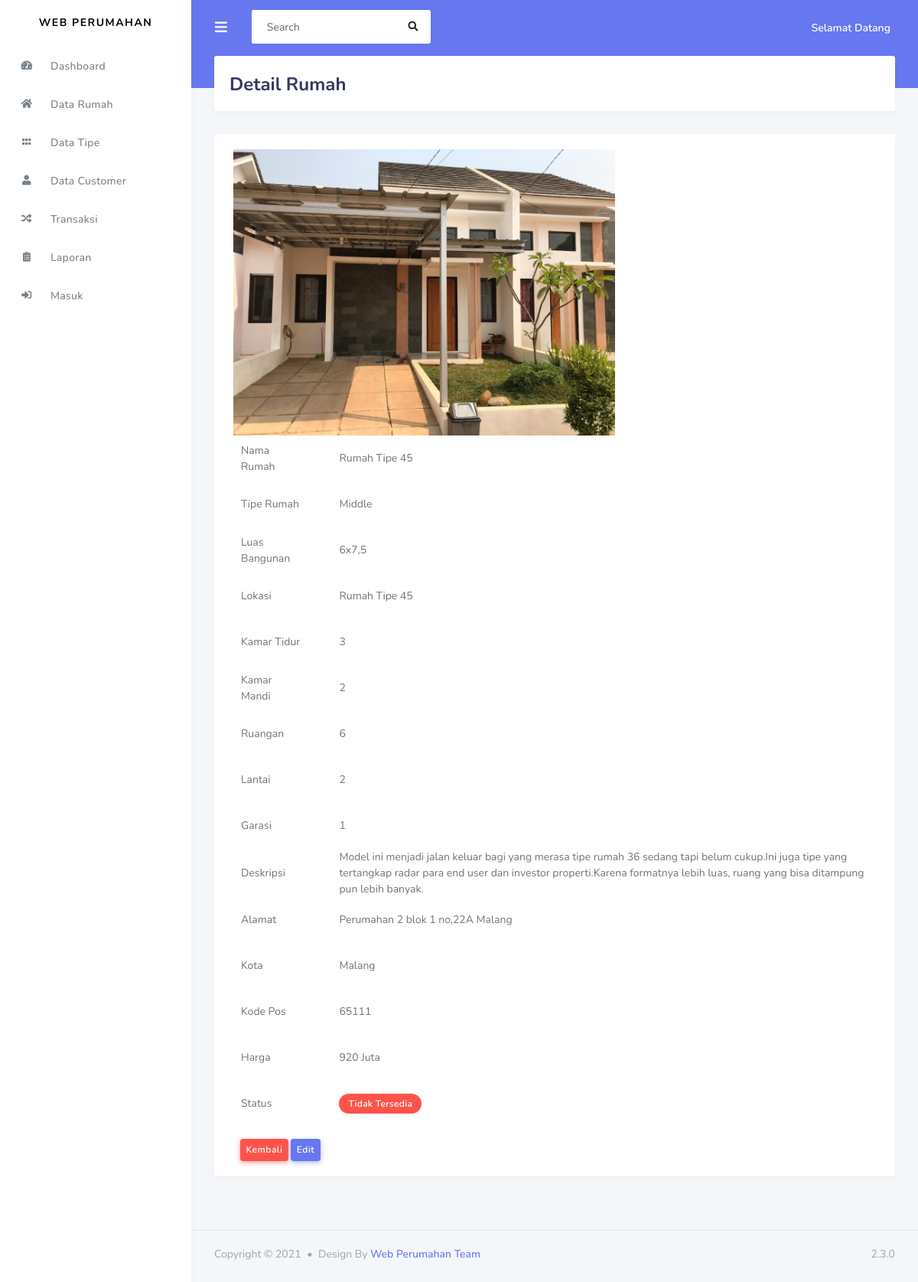
The page /admin/data_rumah/detail_rumah/6 on the database as committed earlier.
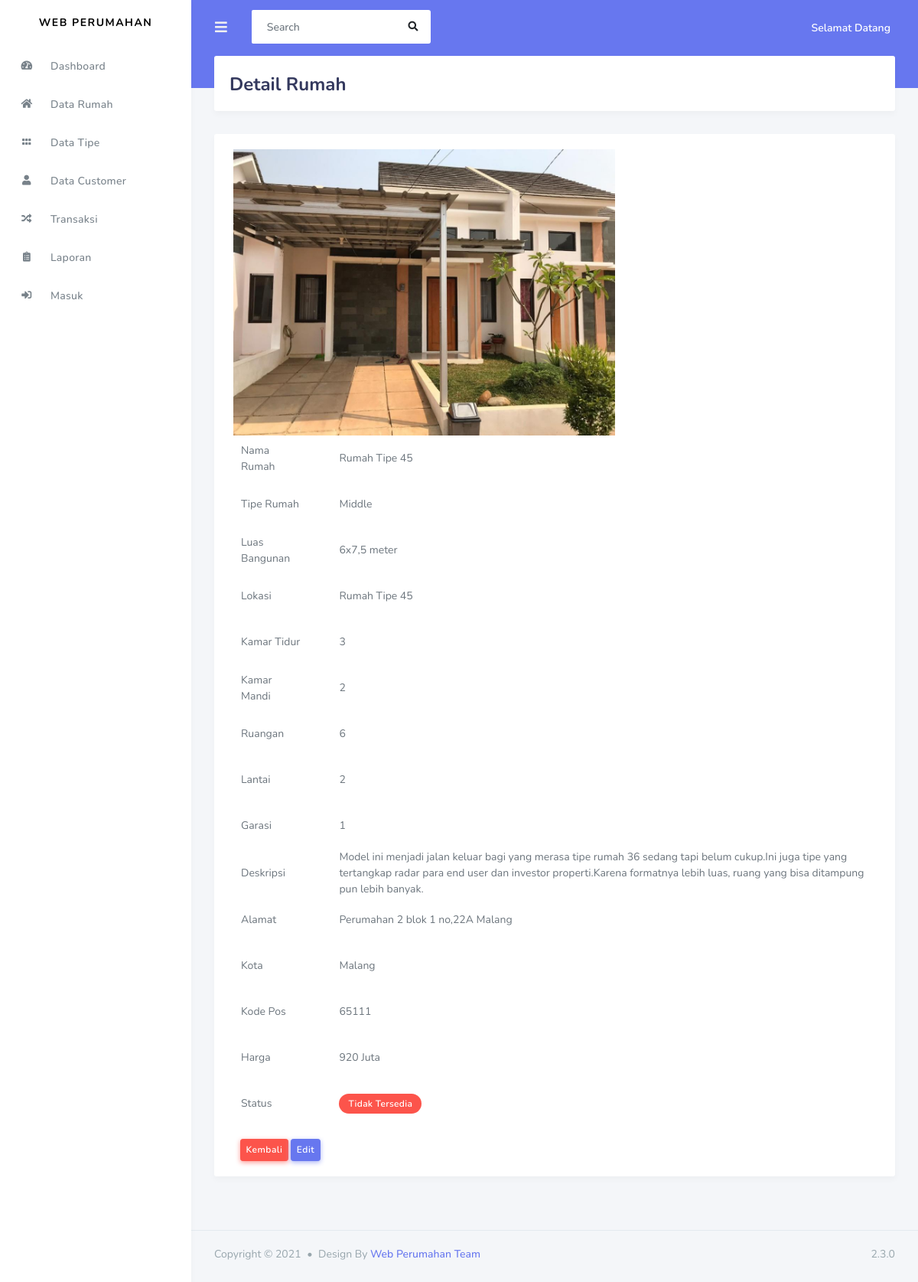
The same page on the database as committed later.
### tables this page shows
CREATE TABLE `rumah` (
  `id_rumah` int(12) NOT NULL,
  `nama_rumah` varchar(256) NOT NULL,
  `kode_type` varchar(256) NOT NULL,
  `luas_bangunan` varchar(256) NOT NULL,
  `status` varchar(256) NOT NULL,
  `lokasi` varchar(256) NOT NULL,
  `kamar_tidur` varchar(256) NOT NULL,
  `kamar_mandi` varchar(256) NOT NULL,
  `ruangan` varchar(256) NOT NULL,
  `lantai` varchar(256) NOT NULL,
  `garasi` varchar(256) NOT NULL,
  `deskripsi` text NOT NULL,
  `alamat` varchar(256) NOT NULL,
  `kota` varchar(256) NOT NULL,
  `kode_pos` varchar(256) NOT NULL,
  `harga` varchar(256) NOT NULL,
  `gambar` varchar(256) NOT NULL
);

### application/controllers/admin/Data_rumah.php (called while the page is built, shortened)
<?php
class Data_rumah extends CI_Controller{
            public function detail_rumah($id)
            {
                $data['detail'] = $this->rental_model->ambil_id_rumah($id);
                $this->load->view('templates_admin/header');
                $this->load->view('templates_admin/sidebar');
                $this->load->view('admin/detail_rumah',$data);
                $this->load->view('templates_admin/footer');
            }
}
?>

### index.php (called while the page is built, shortened)
<?php
require_once BASEPATH.'core/CodeIgniter.php';

### application/models/Rental_model.php (called while the page is built, shortened)
<?php
class Rental_model extends CI_model
{
    public function ambil_id_rumah($id)
    {
        $hasil = $this->db->where('id_rumah', $id)->get('rumah');
            if($hasil->num_rows() > 0){
                return $hasil->result();
            }else{
                return false;
            }
    }
}
?>

### application/views/admin/detail_rumah.php (the view)
<div class="main-content">
        <section class="section">
          <div class="section-header">
            <h1>Detail Rumah </h1>
          </div>
        </section>
        <?php foreach ($detail as $dt ) : ?>
            <div class="card">
                <div class="card-body">
                    <div class="row">
                        <div class="col-md-5">
                            <img src="<?php echo base_url(). 'assets/upload/' .$dt->gambar ?>" style="width: 150%; ">
                        </div>
                        <div>
                            <table class="table">
                                <div class="col-md-6">
                                <tr>
                                    <td>Nama Rumah</td>
                                    <td><?php echo $dt->nama_rumah ?></td>
                                </tr>
                                <tr>
                                    <td>Tipe Rumah</td>
                                    <td>
                                    <?php
                                        if ($dt->kode_type = "36") {
                                            echo "Middle";
                                        } elseif($dt->kode_type = "45") {
                                            echo "Middle Low";
                                        }elseif ($dt->kode_type = "60") {
                                            echo "Middle Up";
                                        }else{
                                            echo "<span class='text-danger'>Tipe rumah belum terdaftar
                                            </span>";
                                        }
                                        ?>
                                        </td>
                                </tr>
                                 <tr>
                                    <td>Luas Bangunan</td>
                                    <td><?php echo $dt->luas_bangunan ?></td>
                                </tr>
                                 <tr>
                                    <td>Lokasi</td>
                                    <td><?php echo $dt->nama_rumah ?></td>
                                </tr>
                                 <tr>
                                    <td>Kamar Tidur</td>
                                    <td><?php echo $dt->kamar_tidur ?></td>
                                </tr>
                                 <tr>
                                    <td>Kamar Mandi</td>
                                    <td><?php echo $dt->kamar_mandi ?></td>
                                </tr>
                                </div>
                                 <tr>
                                    <td>Ruangan</td>
                                    <td><?php echo $dt->ruangan ?></td>
                                </tr>
                                 <tr>
                                    <td>Lantai</td>
                                    <td><?php echo $dt->lantai ?></td>
                                </tr>
                                <div class="col-md-10">
                                 <tr>
                                    <td>Garasi</td>
                                    <td><?php echo $dt->garasi ?></td>
                                </tr>
                                 <tr>
                                    <td>Deskripsi</td>
                                    <td><?php echo $dt->deskripsi ?></td>
                                </tr>
                                 <tr>
                                    <td>Alamat</td>
                                    <td><?php echo $dt->alamat ?></td>
                                </tr>
                                 <tr>
                                    <td>Kota</td>
                                    <td><?php echo $dt->kota ?></td>
                                </tr>
                                 <tr>
                                    <td>Kode Pos</td>
                                    <td><?php echo $dt->kode_pos ?></td>
                                </tr>
                                 <tr>
                                    <td>Harga</td>
                                    <td><?php echo $dt->harga ?></td>
                                </tr>
                                 <tr>
                                    <td>Status</td>
                                    <td><?php
                                            if ($dt->status == "0"){
                                                echo "<span class='badge badge-danger'>Tidak Tersedia</span>";
                                            }else{
                                                echo "<span class='badge badge-success'>Tersedia</span>";
                                            }
                                        ?>
                                    </td>
                                </tr>
                                </div>
                            </table>
                            <a class="btn btn-sm btn-danger ml-4" href="<?php echo base_url('admin/data_rumah') ?>">Kembali</a>
                            <a class="btn btn-sm btn-primary" href="<?php echo base_url('admin/data_rumah/update_rumah/'. $dt->id_rumah) ?>">Edit</a>
                        </div>
                    </div>
                </div>
            </div>
        <?php endforeach;  ?>
</div>

Rows that differ between the two databases and show on the page:
changed rumah "Rumah Tipe 45": luas_bangunan "6x7,5" → "6x7,5 meter"
